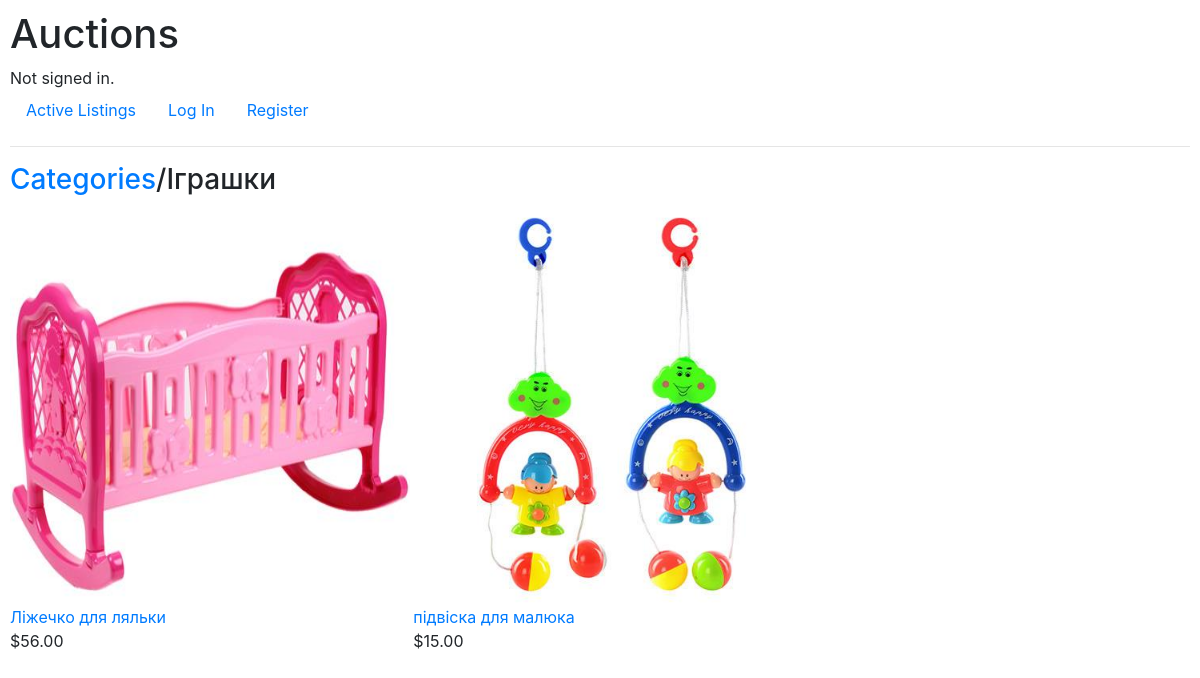
/igrashki, run on the app's committed database.
### auctions/models.py (models this page shows, shortened)
class Category(models.Model):
    name = models.CharField(max_length=200)
    url= models.CharField(max_length=200, unique=True)
    image = models.ImageField(upload_to='products', blank=True)
    class Meta:
        ordering = ('name',)
        indexes = [
            models.Index(fields=['url','id', 'name']),
            models.Index(fields=['name'], name='name_idx'),
                  ]

class Product(models.Model):
    category = models.ForeignKey(Category, on_delete=models.CASCADE, related_name='products')
    name = models.CharField(max_length=200)
    url = models.CharField(max_length=200)
    image = models.ImageField(upload_to='products', blank=True)
    description = models.TextField(blank=True)
    starting_bid  = models.DecimalField(max_digits=10, decimal_places=2)
    available = models.BooleanField(default=True)
    created = models.DateTimeField(auto_now_add=True)
    closed = models.DateTimeField(auto_now=True)
    seller=models.ForeignKey(User, on_delete=models.CASCADE, related_name='seller')
    class Meta:
        ordering = ('name',)
        indexes = [
            models.Index(fields=['url','id', 'name']),
            models.Index(fields=['name'], name='name_products_idx'),
                  ]

### auctions/views.py (the view)
# urls.py: path("<category_url>", views.product_list, name='product_list'),
def product_list(request, category_url=None):
    category = None
    categories = Category.objects.all()
    products = Product.objects.filter(available=True)
    if category_url:
        category = get_object_or_404(Category, url=category_url)
        products = products.filter(category=category)
    return render(request,
                  'auctions/product_list.html',
                  {'category': category,
                   'categories': categories,
                   'products': products})

### auctions/templates/auctions/product_list.html
{% extends "auctions/layout.html" %}
{% block body %}
  <div class="product-list">
      <h3> <a href="{% url 'index' %}">Categories</a>/{{ category.name }}</h3>
      <div class="row">
           {% for product in products %}
            <div class="col-md-4">
              <a href="{{ product.url }}">
                  <img src="{{ MEDIA_URL }}{{ product.image.url }}" width="400" height="400">
              </a><br>
              <a href="{{ product.url }}">{{ product.name }}</a><br>
              ${{ product.starting_bid }}
            </div>
           {% endfor %}
     </div>
  </div>
{% endblock %}

### auctions/static/auctions/styles.css (style rules this page uses)
body { padding: 10px; }

### data on the page
Category: name "Іграшки"
Product: image (picture), name "Ліжечко для ляльки", starting_bid "56.00"
Product: image (picture), name "підвіска для малюка", starting_bid "15.00"
